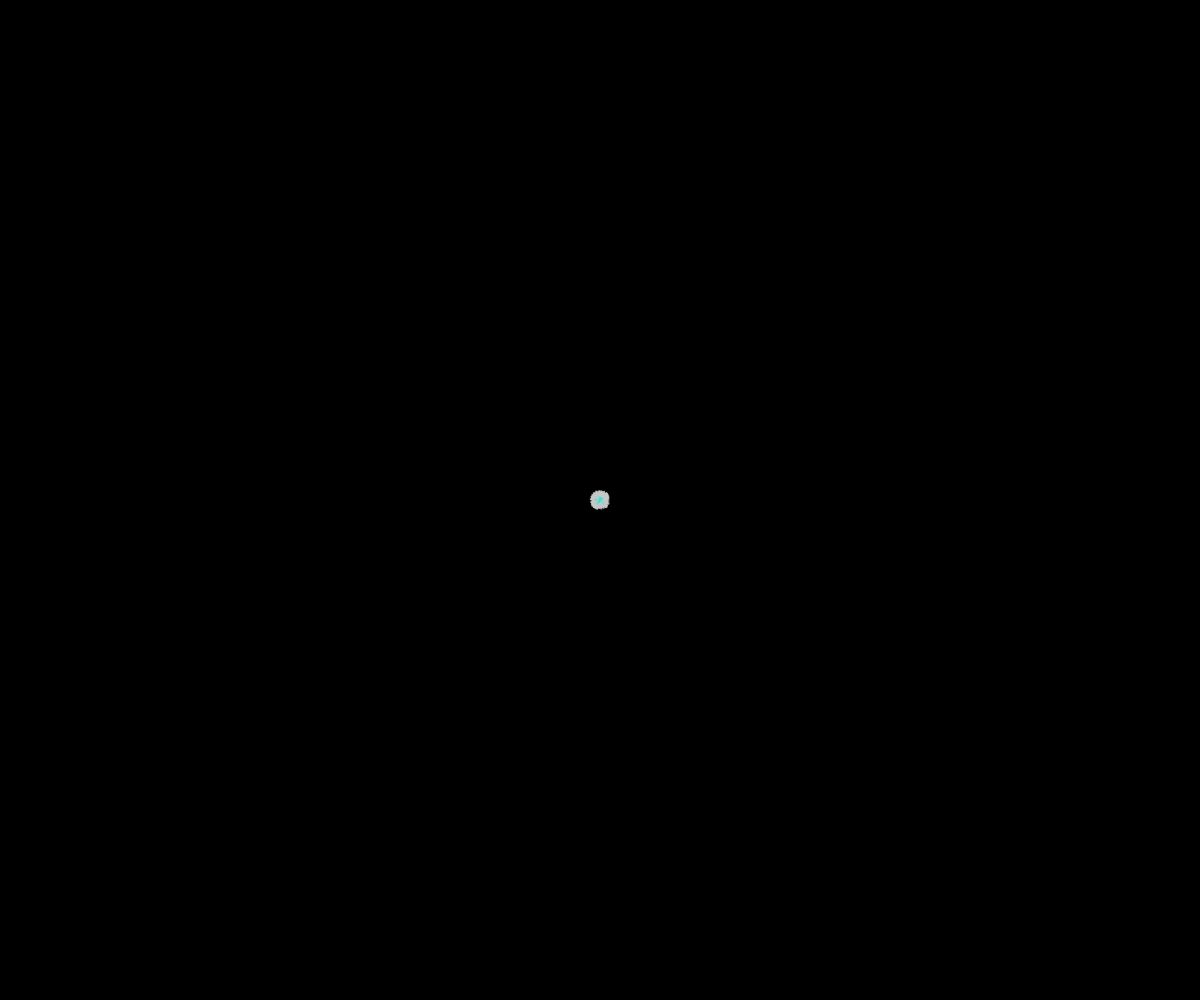
Frame 1 (no input)
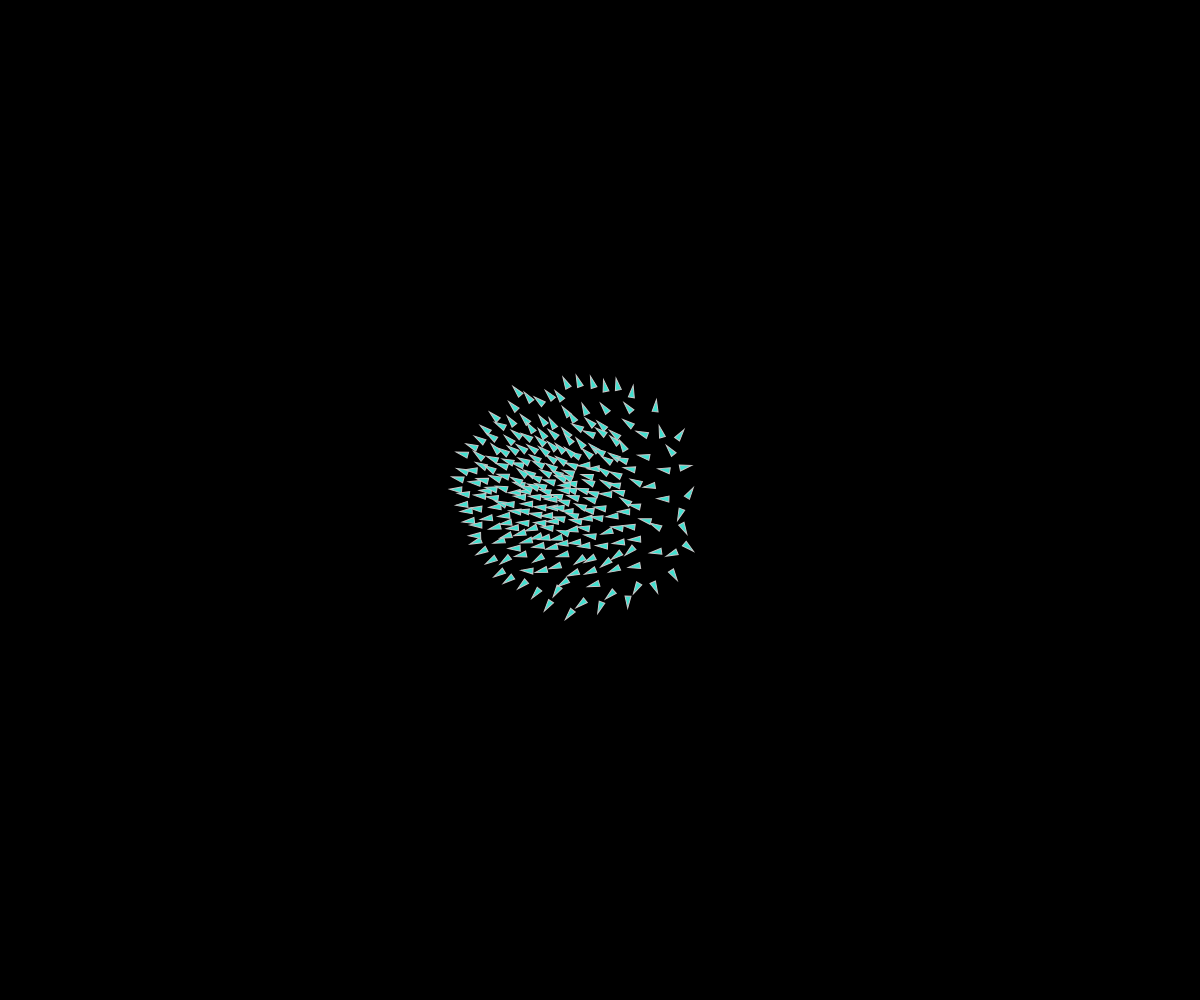
Frame 60 (no input)
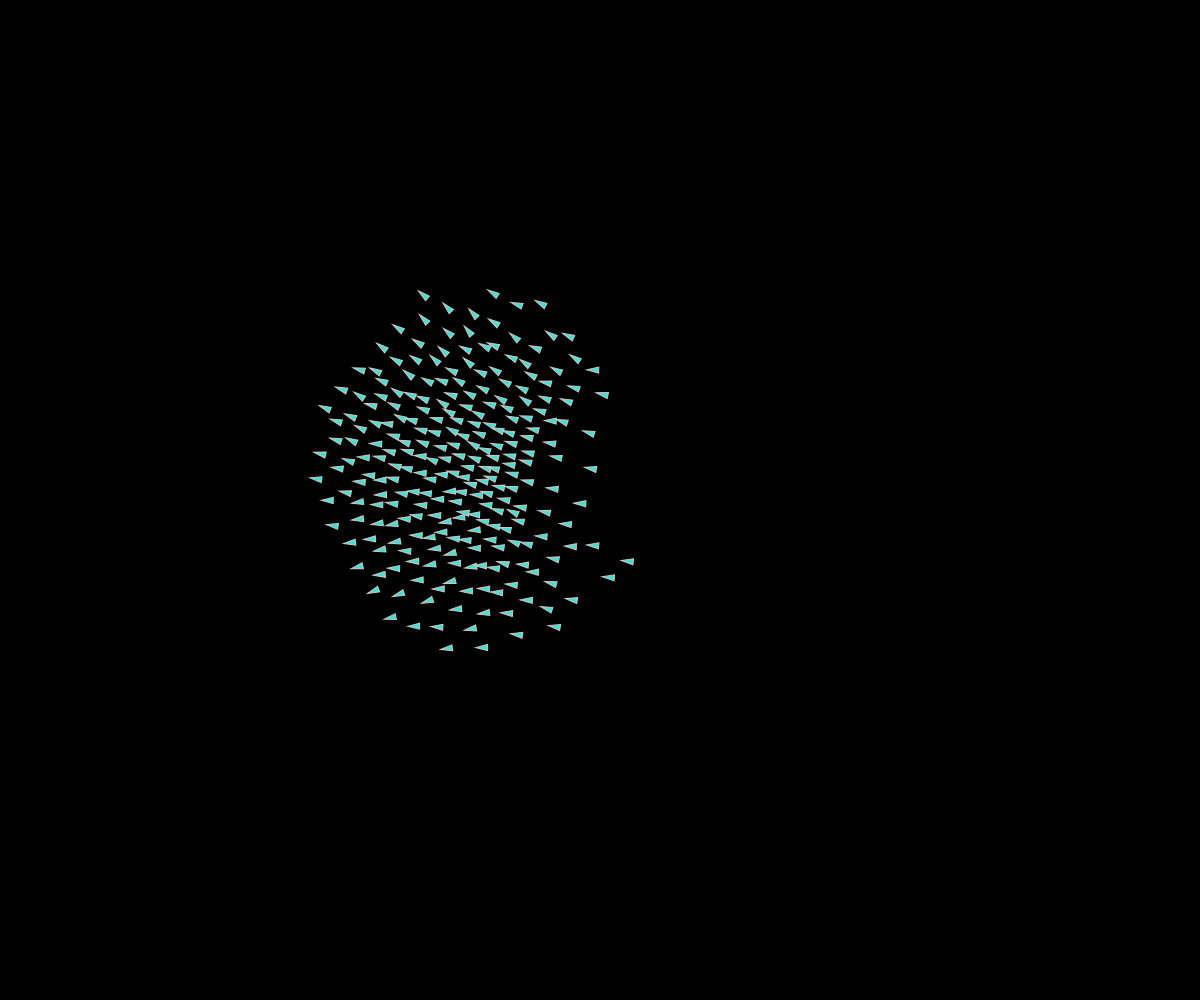
Frame 120 (the mouse pressed at the canvas centre since frame 60)

The p5.js sketch that drew these frames (run headless with seeded random() and noise() and a simulated clock; from frame 60 on, the mouse is pressed at the canvas centre):

// p5.js sketch
// ── sketch.js
var flock;
var startingboids = 250;  //No. of boids in the start
var boidsize =3; //Boid triangle length
//Properties coefficients
var seperationcoeff = 1.5;
var alignmentcoeff = 1;
var cohesioncoeff = 1;
var deflectioncoeff =1.5;

var minimumdistance = 25;
var nearbydistance = 100;

var boids = []; //array of boids
var deflectors = []; //array of deflectors

function setup() {
	createCanvas(windowWidth,windowHeight);

	// Initially puts some amount of boids in the system
	for (var i = 0; i < startingboids; i++) {
		//var b = new Boid(random(0,width),random(0,height));
		var b = new Boid(width/2,height/2);
		boids.push(b);
	}
}

function draw() {
	background(0);
	for (var i = 0; i < boids.length; i++) {
    	boids[i].run(boids);
	}
	for (var j = 0; j < deflectors.length; j++) {
    	deflectors[j].display();
	}
}

// Create new boids and deflectors
function mouseDragged() {
	boids.push(new Boid(mouseX,mouseY));
}
function mouseClicked() {
	deflectors.push(new Deflector(mouseX,mouseY));
}

function Deflector(x,y){
	this.position = createVector(x,y);
}
Deflector.prototype.display = function() {
	fill(255,0,0);
	stroke(200);
	ellipse(this.position.x, this.position.y, 10, 10);
};




function Boid(x,y) {
	this.acceleration = createVector(0,0);
	this.velocity = createVector(random(-2.5,2.5),random(-2.5,2.5));
	this.position = createVector(x,y);
	this.s = boidsize;
	this.maxspeed = 2.5;
	this.maxforce = 0.05;
}

Boid.prototype.run = function(boids) {
	this.flock(boids);
	this.update();
	this.wrap();
	this.display();
};

Boid.prototype.applyForce = function(force) {
	this.acceleration.add(force);
};

Boid.prototype.flock = function(boids) {
	var sep = this.separate(boids);   // Separation
	var ali = this.align(boids);      // Alignment
	var coh = this.cohesion(boids);   // Cohesion
	var defl = this.deflect(deflectors); //Deflection
	// Coefficients for forces
	sep.mult(seperationcoeff);
	ali.mult(alignmentcoeff);
	coh.mult(cohesioncoeff);
	defl.mult(deflectioncoeff);
	// Add the forces to acceleration
	this.applyForce(sep);
	this.applyForce(ali);
	this.applyForce(coh);
	this.applyForce(defl);
};

// Method to update location
Boid.prototype.update = function() {
	this.velocity.add(this.acceleration);
	// Limits speed
	this.velocity.limit(this.maxspeed);
	this.position.add(this.velocity);
	// Reset accelertion to 0 after each movement
	this.acceleration.mult(0);
};



Boid.prototype.display = function() {
	// Draw a triangle rotated in the direction of velocity
	var theta = this.velocity.heading() + radians(90);
	fill(64,224,208);
	stroke(200);
	push();
	translate(this.position.x,this.position.y);
	rotate(theta);
	beginShape();
	vertex(0, -this.s*2);
  	vertex(-this.s, this.s*2);
	vertex(this.s, this.s*2);
	endShape(CLOSE);
	pop();
};

// Wraparound
Boid.prototype.wrap = function() {
	if (this.position.x < -this.s)  this.position.x = width +this.s;
	if (this.position.y < -this.s)  this.position.y = height+this.s;
	if (this.position.x > width +this.s) this.position.x = -this.s;
	if (this.position.y > height+this.s) this.position.y = -this.s;
};

//Bounce
Boid.prototype.bounce = function(){
    if(this.position.x < 0 || this.position.x > width){this.velocity.x *= -1;}
    if(this.position.y < 0 || this.position.y > height){this.velocity.y *= -1;}
}

// Separation - maintains distance from neary boids
Boid.prototype.separate = function(boids) {
	var steer = createVector(0,0);
	var count = 0;
	// Apply property on nearby boids only
	for (var i = 0; i < boids.length; i++) {
		var d = p5.Vector.dist(this.position,boids[i].position);
		
    	if ((d > 0) && (d < minimumdistance)) {
			// Calculate vector pointing away from neighbor
    		var diff = p5.Vector.sub(this.position,boids[i].position);
			diff.normalize();
    		diff.div(d);        // Weight by distance
    		steer.add(diff);
    		count++;            // Keep track of how many
   		 }
	}
	// Average -- divide by how many
	if (count > 0) {
    	steer.div(count);
	}
	if (steer.mag() > 0) {
    	steer.normalize();
    	steer.mult(this.maxspeed);
    	steer.sub(this.velocity);
    	steer.limit(this.maxforce);
	}
	return steer;
};

// Deflect - maintains distance from neary deflectors
Boid.prototype.deflect = function(deflectors) {
	var steer = createVector(0,0);
	var count = 0;
	// Apply property on nearby deflectors only
	for (var i = 0; i < deflectors.length; i++) {
		var d = p5.Vector.dist(this.position,deflectors[i].position);
		
    	if ((d > 0) && (d < minimumdistance*2)) {
			// Calculate vector pointing away from neighbor
    		var diff = p5.Vector.sub(this.position,deflectors[i].position);
			diff.normalize();
    		diff.div(d);        // Weight by distance
    		steer.add(diff);
    		count++;            // Keep track of how many
   		 }
	}
	// Average -- divide by how many
	if (count > 0) {
    	steer.div(count);
	}
	if (steer.mag() > 0) {
    	steer.normalize();
    	steer.mult(this.maxspeed);
    	steer.sub(this.velocity);
    	steer.limit(this.maxforce);
	}
	return steer;
};


// Alignment - Maintain velocity equal to average of nearby boids
Boid.prototype.align = function(boids) {
	var vsum = createVector(0,0);
	var count = 0;
	for (var i = 0; i < boids.length; i++) {
    	var d = p5.Vector.dist(this.position,boids[i].position);
    	if ((d > 0) && (d < nearbydistance)) {
			vsum.add(boids[i].velocity);
			count++;
    	}
	}
	if (count > 0) {
    	vsum.div(count);
    	vsum.normalize();
    	vsum.mult(this.maxspeed);
    	var steer = p5.Vector.sub(vsum,this.velocity);
    	steer.limit(this.maxforce);
    	return steer;
	}
	else { return createVector(0,0);}
};

// STEER = DESIRED - CURRENT VELOCITY
Boid.prototype.move = function(target) {
	var desired = p5.Vector.sub(target,this.position);  // A vector pointing from the location to the target
	// Normalize desired and scale to maximum speed
	desired.normalize();
	desired.mult(this.maxspeed);
	// Steering = Desired - current  Velocity
	var steer = p5.Vector.sub(desired,this.velocity);
	steer.limit(this.maxforce);  // Limit to maximum steering force
	return steer;
};

// Cohesion - move towards average of nearby boids
Boid.prototype.cohesion = function(boids) {
	var nearbydistance = 50;
	var psum = createVector(0,0); 
	var count = 0;
	for (var i = 0; i < boids.length; i++) {
    	var d = p5.Vector.dist(this.position,boids[i].position);
    	if ((d > 0) && (d < nearbydistance)) {
			psum.add(boids[i].position); // Add location
			count++;
    	}
	}
	if (count > 0) {
    	psum.div(count);
    	return this.move(psum);  // Steer towards the location
	}
	else { return createVector(0,0);}
};
